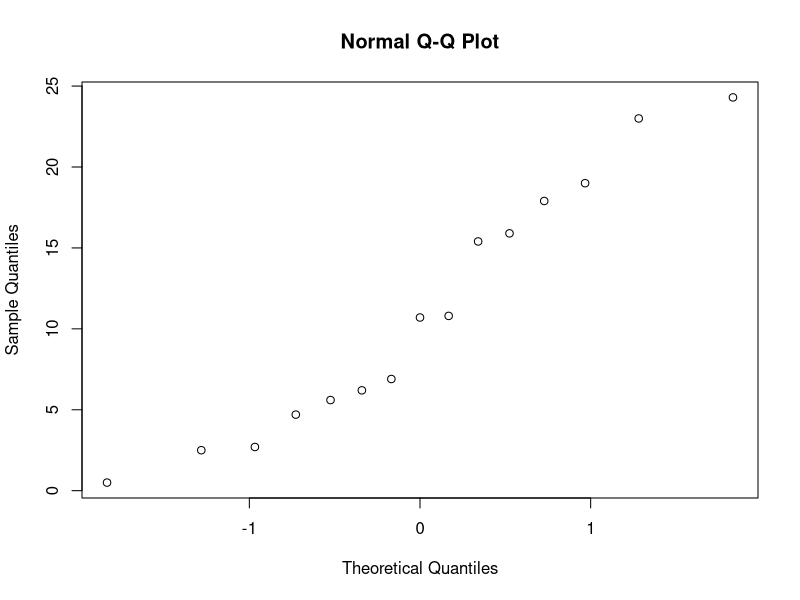
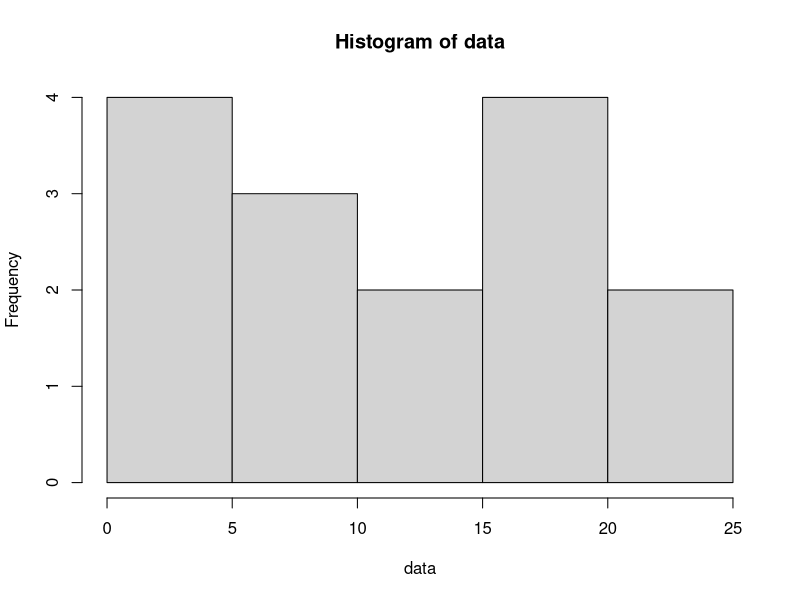

Here is the R script that generated these plots, in order:
data = c(15.4, 17.9, 19.0, 0.5, 15.9, 2.7, 6.2, 2.5, 4.7, 6.9, 10.8, 24.3, 5.6, 23.0, 10.7)
#check normality
qqnorm(data)
hist(data)
shapiro.test(data)
#larger than confidence level: 0.05, therefore passed the test and can state that there exists no significant departure from normality. 

#construct a 97%-CI for mu
mean_data = mean(data)
std_data = sd(data)
n = length(data)

#0.985 since 2-sided and confidence interval of 0.97, t distributie because std is not known and therfore also n-1 degress of freedom
error = qt(0.985, df=n-1)*std_data/sqrt(n)
left = mean_data-error
right = mean_data+error

#length of the 97%-CI is at most 2 what sample size
E = 2

min_sample_size = (qt(0.985, df=n-1)^2*std_data^2)/ E^2
min_sample_size

##### bootstrap method #####
#If we have a (small) sample from an unknown distribution and the distribution
#of X¯ is not close to normal, we cannot rely on the above (asympt.) normal CI.


B=1000
Tstar=numeric(B)
for(i in 1:B) {
  Xstar=sample(data,replace=TRUE)
  Tstar[i]=mean(Xstar) }

Tstar15=quantile(Tstar,0.015)
Tstar985=quantile(Tstar,0.985)

#comparison t-test and bootstrap method
c(left, mean_data, right)
c(2*mean_data-Tstar985,mean(Tstar),2*mean_data-Tstar15)

